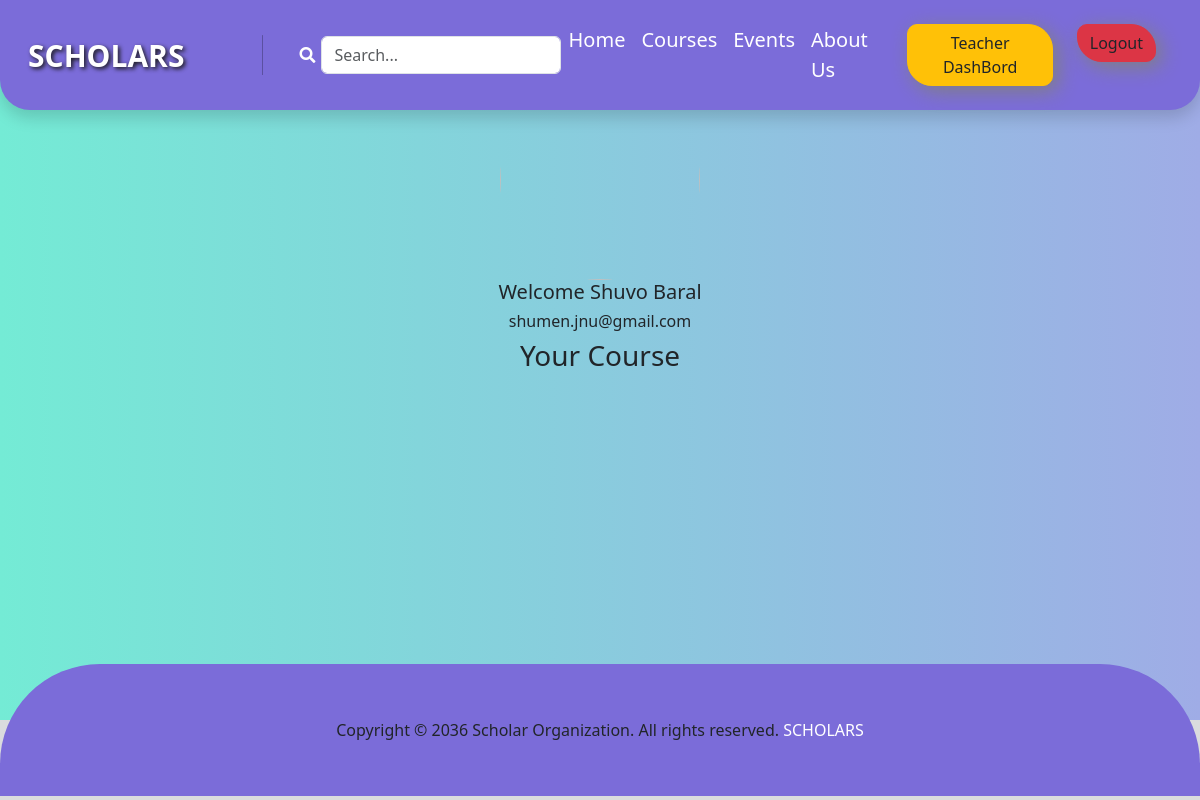
The app's page /course/student/ (signed in), older data.
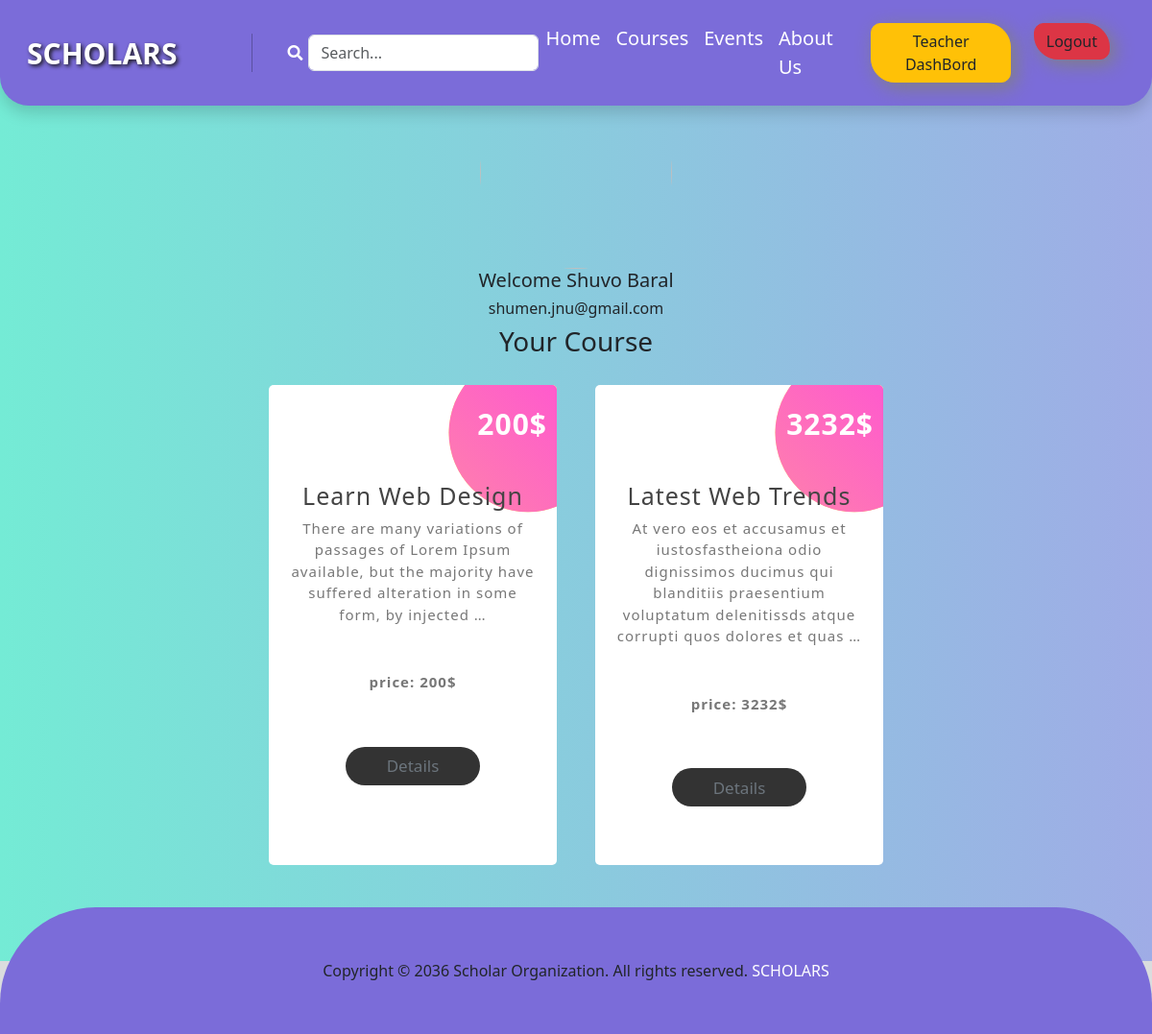
The same page, newer data.
### Course/models.py (models this page shows, shortened)
class EnrolledCourse(models.Model):
    user = models.ForeignKey(User,on_delete=models.CASCADE)
    date = models.DateTimeField(auto_now_add=True)
    courses = models.ForeignKey(AddCourse,on_delete=models.CASCADE)

class AddCourse(models.Model):
    teacher = models.ForeignKey(User, on_delete=models.CASCADE,related_name='teacher' )
    Course_Title  = models.CharField(max_length=100)
    price = models.DecimalField(max_digits=10, decimal_places=0 , null=True)
    Content = models.TextField()
    Type = models.ForeignKey(Type,on_delete=models.CASCADE)
    image = models.ImageField(upload_to='Course/media/uploads/', blank = True, null = True)

### Course/views.py (the view)
# urls.py: path('student/',views.StudentView.as_view(),name='student')
class StudentView(LoginRequiredMixin, ListView):
    model = models.EnrolledCourse
    template_name = 'StudentDashboard.html'
    context_object_name = 'enrolled'
    def get_queryset(self):
        user_id = self.request.user.id
        queryset =  models.EnrolledCourse.objects.filter(user_id=user_id)
        return queryset

### Course/templates/StudentDashboard.html
{% extends "base.html" %}
{% load static %}
{% block content %}
<section class='teacher_container hightContainer'>
    <div class='d-flex justify-content-center'>
        <img class='teacher-logo' src="{% static "img/studentlife.webp" %}" alt="">
    </div>
    <h5 class='text-center'>Welcome {{request.user.first_name}} {{request.user.last_name}} </h5>
    <h6 class='text-center'>{{ request.user.email }}</h6>
    <h3 class='text-center'>Your Course  </h3>
    <div class="Card_container">
        {% for i in enrolled %}
        <div class="box">
            <h3>{{i.courses.Course_Title}}</h3>
            <p class="">{{i.courses.Content|truncatewords:21}}</p>
            <p class=" fw-bold mt-5">price: {{i.courses.price}}$</p>
            <div class='d-flex justify-content-center gap-1'>
                <button><a class='text-decoration-none text-secondary' href="{% url "details_view" i.courses.id %}"> Details</a></button>
            </div>
            <span class='count'>{{i.courses.price}}$</span>
          </div>
        {% endfor %}
      </div>
</section>
{% endblock content %}

Row changes from the older to the newer data that the page shows:
added EnrolledCourse: courses.Course_Title "Learn Web Design", courses.Content "There are many variations of passages of Lorem Ipsum available, but the majority have suffered alteration in some form, by injected …", courses.price "200"
added EnrolledCourse: courses.Course_Title "Latest Web Trends", courses.Content "At vero eos et accusamus et iustosfastheiona odio dignissimos ducimus qui blanditiis praesentium voluptatum delenitissds atque corrupti quos dolores et quas …", courses.price "3232"
